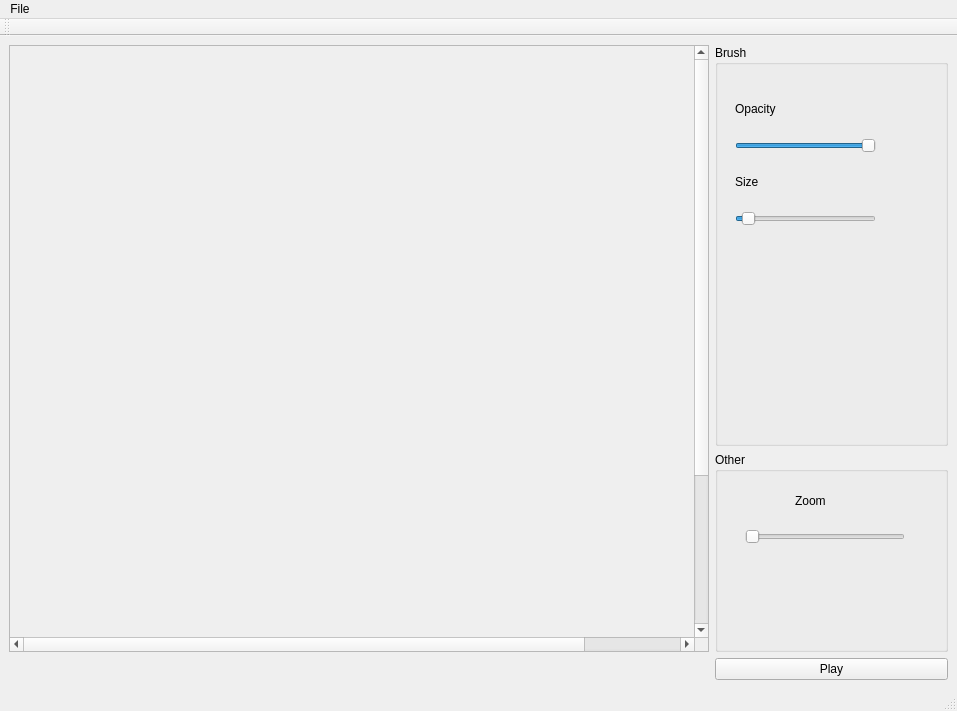
<?xml version="1.0" encoding="UTF-8"?>
<ui version="4.0">
 <class>MainWindow</class>
 <widget class="QMainWindow" name="MainWindow">
  <property name="geometry">
   <rect>
    <x>0</x>
    <y>0</y>
    <width>957</width>
    <height>711</height>
   </rect>
  </property>
  <property name="windowTitle">
   <string>MainWindow</string>
  </property>
  <widget class="QWidget" name="centralwidget">
   <layout class="QGridLayout" name="gridLayout_3" rowstretch="5,1" columnstretch="3,1">
    <item row="0" column="0">
     <widget class="QScrollArea" name="scrollArea">
      <property name="sizePolicy">
       <sizepolicy hsizetype="Preferred" vsizetype="Preferred">
        <horstretch>0</horstretch>
        <verstretch>0</verstretch>
       </sizepolicy>
      </property>
      <property name="verticalScrollBarPolicy">
       <enum>Qt::ScrollBarAlwaysOn</enum>
      </property>
      <property name="horizontalScrollBarPolicy">
       <enum>Qt::ScrollBarAlwaysOn</enum>
      </property>
      <property name="widgetResizable">
       <bool>false</bool>
      </property>
      <widget class="QWidget" name="scrollAreaWidgetContents">
       <property name="geometry">
        <rect>
         <x>0</x>
         <y>0</y>
         <width>800</width>
         <height>800</height>
        </rect>
       </property>
       <property name="sizePolicy">
        <sizepolicy hsizetype="Expanding" vsizetype="Expanding">
         <horstretch>0</horstretch>
         <verstretch>0</verstretch>
        </sizepolicy>
       </property>
       <widget class="InputWidget" name="inputWidget">
        <property name="geometry">
         <rect>
          <x>0</x>
          <y>0</y>
          <width>800</width>
          <height>800</height>
         </rect>
        </property>
        <property name="sizePolicy">
         <sizepolicy hsizetype="Expanding" vsizetype="Expanding">
          <horstretch>0</horstretch>
          <verstretch>0</verstretch>
         </sizepolicy>
        </property>
        <property name="text">
         <string/>
        </property>
        <property name="scaledContents">
         <bool>false</bool>
        </property>
       </widget>
      </widget>
     </widget>
    </item>
    <item row="0" column="1">
     <layout class="QGridLayout" name="gridLayout_2" rowstretch="2,1">
      <item row="1" column="0">
       <widget class="QGroupBox" name="groupBox_2">
        <property name="title">
         <string>Other</string>
        </property>
        <widget class="QSlider" name="zmSlider">
         <property name="geometry">
          <rect>
           <x>30</x>
           <y>70</y>
           <width>160</width>
           <height>29</height>
          </rect>
         </property>
         <property name="minimum">
          <number>100</number>
         </property>
         <property name="maximum">
          <number>1000</number>
         </property>
         <property name="sliderPosition">
          <number>100</number>
         </property>
         <property name="orientation">
          <enum>Qt::Horizontal</enum>
         </property>
        </widget>
        <widget class="QLabel" name="label_3">
         <property name="geometry">
          <rect>
           <x>80</x>
           <y>40</y>
           <width>66</width>
           <height>17</height>
          </rect>
         </property>
         <property name="text">
          <string>Zoom</string>
         </property>
        </widget>
        <zorder>groupBox</zorder>
        <zorder>zmSlider</zorder>
        <zorder>label_3</zorder>
       </widget>
      </item>
      <item row="0" column="0">
       <widget class="QGroupBox" name="groupBox">
        <property name="sizePolicy">
         <sizepolicy hsizetype="Preferred" vsizetype="Preferred">
          <horstretch>1</horstretch>
          <verstretch>0</verstretch>
         </sizepolicy>
        </property>
        <property name="title">
         <string>Brush</string>
        </property>
        <widget class="QWidget" name="layoutWidget">
         <property name="geometry">
          <rect>
           <x>20</x>
           <y>40</y>
           <width>141</width>
           <height>141</height>
          </rect>
         </property>
         <layout class="QVBoxLayout" name="verticalLayout">
          <item>
           <widget class="QLabel" name="label">
            <property name="text">
             <string>Opacity</string>
            </property>
           </widget>
          </item>
          <item>
           <widget class="QSlider" name="opSlider">
            <property name="maximum">
             <number>255</number>
            </property>
            <property name="sliderPosition">
             <number>255</number>
            </property>
            <property name="orientation">
             <enum>Qt::Horizontal</enum>
            </property>
           </widget>
          </item>
          <item>
           <widget class="QLabel" name="label_2">
            <property name="text">
             <string>Size</string>
            </property>
           </widget>
          </item>
          <item>
           <widget class="QSlider" name="szSlider">
            <property name="maximum">
             <number>255</number>
            </property>
            <property name="sliderPosition">
             <number>12</number>
            </property>
            <property name="orientation">
             <enum>Qt::Horizontal</enum>
            </property>
           </widget>
          </item>
         </layout>
        </widget>
       </widget>
      </item>
     </layout>
    </item>
    <item row="1" column="1">
     <widget class="QPushButton" name="playBtn">
      <property name="text">
       <string>Play</string>
      </property>
     </widget>
    </item>
   </layout>
  </widget>
  <widget class="QMenuBar" name="menubar">
   <property name="geometry">
    <rect>
     <x>0</x>
     <y>0</y>
     <width>957</width>
     <height>25</height>
    </rect>
   </property>
   <widget class="QMenu" name="menuFile">
    <property name="title">
     <string>File</string>
    </property>
    <addaction name="actionSave"/>
    <addaction name="actionLoad"/>
   </widget>
   <addaction name="menuFile"/>
  </widget>
  <widget class="QStatusBar" name="statusbar"/>
  <widget class="QToolBar" name="toolBar">
   <property name="windowTitle">
    <string>toolBar</string>
   </property>
   <attribute name="toolBarArea">
    <enum>TopToolBarArea</enum>
   </attribute>
   <attribute name="toolBarBreak">
    <bool>false</bool>
   </attribute>
  </widget>
  <action name="actionSave">
   <property name="text">
    <string>Save</string>
   </property>
  </action>
  <action name="actionLoad">
   <property name="text">
    <string>Load</string>
   </property>
  </action>
  <action name="actionOpacity">
   <property name="text">
    <string>Opacity</string>
   </property>
  </action>
  <action name="actionRadius">
   <property name="text">
    <string>Radius</string>
   </property>
  </action>
 </widget>
 <customwidgets>
  <customwidget>
   <class>InputWidget</class>
   <extends>QLabel</extends>
   <header>InputWidget</header>
  </customwidget>
 </customwidgets>
 <resources/>
 <connections/>
</ui>
